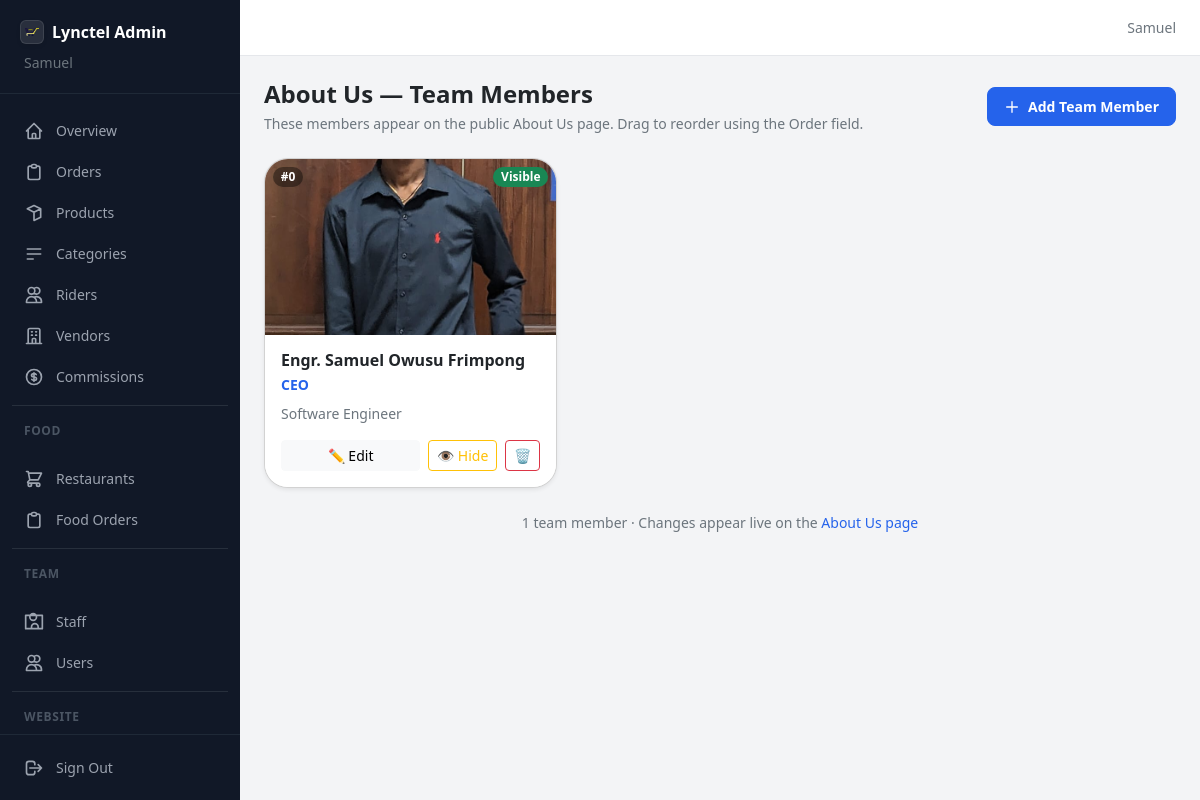
Page /dashboard/team/ (signed in) on the committed database.
### ecommerce/models.py (models this page shows, shortened)
class User(AbstractUser):
    class Role(models.TextChoices):
        CUSTOMER = 'customer', _('Customer')
        ADMIN    = 'admin',    _('Admin')
        STAFF    = 'staff',    _('Staff')
        RIDER    = 'rider',    _('Rider')
        VENDOR   = 'vendor',   _('Vendor')
    uuid = models.UUIDField(
        default=uuid.uuid4,
        unique=True,
        editable=False,
        db_index=True,
    )
    role = models.CharField(
        max_length=20,
        choices=Role.choices,
        default=Role.CUSTOMER,
        db_index=True,
    )
    phone_validator = RegexValidator(
        regex=r'^(?:\+233\d{9}|233\d{9}|0\d{9})$',
        message=_(
            "Enter a valid Ghana phone number. "
            "Example: 0558040216 or +233558040216"
        ),
    )
    phone = models.CharField(
        max_length=15,
        unique=True,
        validators=[phone_validator],
        db_index=True,
        blank=True,
        null=True,
    )
    email = models.EmailField(
        unique=True,
        blank=True,
        null=True,
        default=None,
    )
    profile_pic = models.ImageField(
        upload_to='profiles/',
        blank=True,
        null=True,
    )
    address       = models.TextField(blank=True, null=True)
    city          = models.CharField(max_length=100, blank=True, null=True)
    region        = models.CharField(max_length=100, blank=True, null=True)
    country       = models.CharField(max_length=100, default='Ghana')
    date_of_birth = models.DateField(blank=True, null=True)
    bio           = models.TextField(blank=True, null=True)
    is_verified       = models.BooleanField(default=False)
    is_phone_verified = models.BooleanField(default=False)
    is_email_verified = models.BooleanField(default=False)
    created_at = models.DateTimeField(auto_now_add=True)
    updated_at = models.DateTimeField(auto_now=True)
    last_seen  = models.DateTimeField(blank=True, null=True)
    USERNAME_FIELD  = 'phone'
    REQUIRED_FIELDS = ['username']
    objects         = UserManager()
    class Meta:
        ordering = ['-created_at']
        indexes  = [
            models.Index(fields=['role']),
            models.Index(fields=['phone']),
            models.Index(fields=['created_at']),
        ]

### frontend/models.py (models this page shows, shortened)
class TeamMember(models.Model):
    page = models.ForeignKey(AboutPage, on_delete=models.CASCADE, related_name="team")
    name = models.CharField(max_length=100)
    role = models.CharField(max_length=100)
    bio = models.TextField(blank=True)
    image = models.ImageField(upload_to='team/', blank=True, null=True)
    order = models.PositiveIntegerField(default=0)
    is_active = models.BooleanField(
        default=True,
        help_text="Uncheck to hide this person from the live site without deleting them."
    )
    class Meta:
        ordering = ['order', 'id']

### dashboard/views.py (the view)
# urls.py: path('team/',                  views.team_list,   name='team_list'),
@admin_required
def team_list(request):
    from frontend.models import AboutPage, TeamMember
    page    = AboutPage.get_solo()
    members = TeamMember.objects.filter(page=page).order_by('order', 'id')
    return render(request, 'dashboard/team/list.html', {'members': members, 'page': page})

### templates/dashboard/team/list.html (shortened to what this page needs)
{% extends 'dashboard/base.html' %}
{% load static %}
{% block content %}
<div class="mx-auto" style="max-width: 64rem;">
  <div class="d-flex align-items-center justify-content-between mb-4 flex-wrap gap-3">
    <div>
      <h2 class="fs-4 fw-bold text-dark mb-0">About Us — Team Members</h2>
      <p class="small text-secondary mt-1 mb-0">
        These members appear on the public About Us page. Drag to reorder using the Order field.
      </p>
    </div>
    <a href="{% url 'dashboard:team_add' %}" class="btn btn-brand btn-sm fw-semibold px-3 py-2 rounded-3 d-inline-flex align-items-center gap-2">
      <svg class="icon-4" fill="none" stroke="currentColor" viewBox="0 0 24 24">
        <path stroke-linecap="round" stroke-linejoin="round" stroke-width="2" d="M12 4v16m8-8H4"/>
      </svg>
      Add Team Member
    </a>
  </div>
  {% if not members %}
  <div class="border border-dashed rounded-3 p-5 text-center bg-white">
    <div class="fs-1 mb-3">👥</div>
    <h3 class="text-dark fw-semibold fs-5 mb-2">No team members yet</h3>
    <p class="text-secondary small mb-4">Add your first team member and they'll appear on the About Us page.</p>
    <a href="{% url 'dashboard:team_add' %}" class="btn btn-brand btn-sm fw-semibold px-4 py-2 rounded-3">
      Add First Member
    </a>
  </div>
  {% else %}
  <div class="row row-cols-1 row-cols-sm-2 row-cols-lg-3 g-3">
    {% for member in members %}
    <div class="col">
    <div class="card rounded-3xl shadow-sm overflow-hidden h-100 {% if not member.is_active %}opacity-60{% endif %}">
      <div class="bg-light d-flex align-items-center justify-content-center position-relative overflow-hidden" style="height: 11rem;">
        {% if member.image %}
          <img src="{{ member.image.url }}"
               alt="{{ member.name }}"
               class="w-100 h-100 object-fit-cover">
        {% endif %}
        <span class="badge rounded-pill position-absolute top-0 end-0 m-2
                     {% if member.is_active %}text-bg-success{% else %}text-bg-secondary{% endif %}">
          {% if member.is_active %}Visible{% else %}Hidden{% endif %}
        </span>
        <span class="badge rounded-pill position-absolute top-0 start-0 m-2" style="background: rgba(0,0,0,.4);">
          #{{ member.order }}
        </span>
      </div>
      <div class="card-body p-3">
        <h3 class="fw-bold text-dark fs-6 mb-0">{{ member.name }}</h3>
        <p class="text-brand small fw-semibold mt-1 mb-0">{{ member.role }}</p>
        {% if member.bio %}
          <p class="text-secondary small mt-2 mb-0" style="display:-webkit-box; -webkit-line-clamp:2; -webkit-box-orient:vertical; overflow:hidden;">{{ member.bio }}</p>
        {% endif %}
      </div>
      <div class="card-footer bg-white border-0 px-3 pb-3 pt-0 d-flex align-items-center gap-2">
        <a href="{% url 'dashboard:team_edit' member.pk %}" class="btn btn-sm btn-light flex-fill">
          ✏️ Edit
        </a>
        <form method="post" action="{% url 'dashboard:team_toggle' member.pk %}">
          <button type="submit"
                  class="btn btn-sm {% if member.is_active %}btn-outline-warning{% else %}btn-outline-success{% endif %}"
                  title="{% if member.is_active %}Hide from About page{% else %}Show on About page{% endif %}">
            {% if member.is_active %}👁 Hide{% else %}👁 Show{% endif %}
          </button>
        </form>
        <form method="post" action="{% url 'dashboard:team_delete' member.pk %}"
              onsubmit="return confirm('Remove {{ member.name }} from the team?')">
          <button type="submit" class="btn btn-sm btn-outline-danger">
            🗑
          </button>
        </form>
      </div>
    </div>
    </div>
    {% endfor %}
  </div>
  <p class="small text-secondary mt-4 text-center">
    {{ members.count }} team member{{ members.count|pluralize }} ·
    Changes appear live on the
    <a href="{% url 'frontend:about' %}" target="_blank" class="link-brand">About Us page</a>
  </p>
  {% endif %}
</div>
{% endblock %}

### templates/dashboard/base.html (shortened to what this page needs)
<!DOCTYPE html>
<html lang="en">
<head>
  {% load static %}
  <link href="https://cdn.jsdelivr.net/npm/bootstrap@5.3.3/dist/css/bootstrap.min.css" rel="stylesheet"/>
  <link rel="stylesheet" href="{% static 'css/dashboard-admin.css' %}"/>
</head>
<body class="bg-body-tertiary">
<div class="dash-sidebar" id="sidebar">
  <div class="dash-sidebar-header">
    <a href="{% url 'dashboard:home' %}" class="d-flex align-items-center gap-2 text-decoration-none fw-bold fs-6">
      <img src="{% static 'logo.png' %}"
           alt="Lynctel Logo"
           class="icon-6 rounded object-fit-contain bg-white bg-opacity-10 border border-white border-opacity-10 p-1 shadow-sm">
      <span class="text-white">Lynctel Admin</span>
    </a>
    <p class="small text-secondary mt-2 mb-0 ps-1">{{ request.user.get_full_name }}</p>
  </div>
  <nav class="dash-sidebar-nav">
    {% with request.resolver_match.url_name as url_name %}
    <a href="{% url 'dashboard:home' %}"
       class="dash-nav-link {% if url_name == 'home' %}active{% endif %}">
      <svg class="icon-5" fill="none" stroke="currentColor" viewBox="0 0 24 24">
        <path stroke-linecap="round" stroke-linejoin="round" stroke-width="2"
              d="M3 12l2-2m0 0l7-7 7 7M5 10v10a1 1 0 001 1h3m10-11l2 2m-2-2v10a1 1 0 01-1 1h-3m-6 0a1 1 0 001-1v-4a1 1 0 011-1h2a1 1 0 011 1v4a1 1 0 001 1m-6 0h6"/>
      </svg>
      Overview
    </a>
    <a href="{% url 'dashboard:order_list' %}"
       class="dash-nav-link {% if 'order' in url_name and 'food' not in url_name %}active{% endif %}">
      <svg class="icon-5" fill="none" stroke="currentColor" viewBox="0 0 24 24">
        <path stroke-linecap="round" stroke-linejoin="round" stroke-width="2"
              d="M9 5H7a2 2 0 00-2 2v12a2 2 0 002 2h10a2 2 0 002-2V7a2 2 0 00-2-2h-2M9 5a2 2 0 002 2h2a2 2 0 002-2M9 5a2 2 0 012-2h2a2 2 0 012 2"/>
      </svg>
      Orders
    </a>
    <a href="{% url 'dashboard:product_list' %}"
       class="dash-nav-link {% if 'product' in url_name %}active{% endif %}">
      <svg class="icon-5" fill="none" stroke="currentColor" viewBox="0 0 24 24">
        <path stroke-linecap="round" stroke-linejoin="round" stroke-width="2"
              d="M20 7l-8-4-8 4m16 0l-8 4m8-4v10l-8 4m0-10L4 7m8 4v10"/>
      </svg>
      Products
    </a>
    <a href="{% url 'dashboard:category_list' %}"
       class="dash-nav-link {% if 'category' in url_name %}active{% endif %}">
      <svg class="icon-5" fill="none" stroke="currentColor" viewBox="0 0 24 24">
        <path stroke-linecap="round" stroke-linejoin="round" stroke-width="2" d="M4 6h16M4 12h16M4 18h7"/>
      </svg>
      Categories
    </a>
    <a href="{% url 'dashboard:rider_list' %}"
       class="dash-nav-link {% if 'rider' in url_name %}active{% endif %}">
      <svg class="icon-5" fill="none" stroke="currentColor" viewBox="0 0 24 24">
        <path stroke-linecap="round" stroke-linejoin="round" stroke-width="2"
              d="M12 4.354a4 4 0 110 5.292M15 21H3v-1a6 6 0 0112 0v1zm0 0h6v-1a6 6 0 00-9-5.197M13 7a4 4 0 11-8 0 4 4 0 018 0z"/>
      </svg>
      Riders
    </a>
    <a href="{% url 'dashboard:vendor_list' %}"
       class="dash-nav-link {% if 'vendor' in url_name and 'food' not in url_name and 'commission' not in url_name %}active{% endif %}">
      <svg class="icon-5" fill="none" stroke="currentColor" viewBox="0 0 24 24">
        <path stroke-linecap="round" stroke-linejoin="round" stroke-width="2"
              d="M19 21V5a2 2 0 00-2-2H7a2 2 0 00-2 2v16m14 0h2m-2 0h-5m-9 0H3m2 0h5M9 7h1m-1 4h1m4-4h1m-1 4h1m-5 10v-5a1 1 0 011-1h2a1 1 0 011 1v5m-4 0h4"/>
      </svg>
      Vendors
    </a>
    <a href="{% url 'dashboard:commission_overview' %}"
       class="dash-nav-link {% if 'commission' in url_name %}active{% endif %}">
      Commissions
    </a>
    <hr class="border-secondary my-2 opacity-25"/>
    <p class="dash-nav-section">Food</p>
    <a href="{% url 'dashboard:food_vendor_list' %}"
       class="dash-nav-link {% if 'food_vendor' in url_name %}active{% endif %}">
      <svg class="icon-5" fill="none" stroke="currentColor" viewBox="0 0 24 24">
        <path stroke-linecap="round" stroke-linejoin="round" stroke-width="2"
              d="M3 3h2l.4 2M7 13h10l4-8H5.4M7 13L5.4 5M7 13l-2.293 2.293c-.63.63-.184 1.707.707 1.707H17m0 0a2 2 0 100 4 2 2 0 000-4zm-8 2a2 2 0 11-4 0 2 2 0 014 0z"/>
      </svg>
      Restaurants
    </a>
    <a href="{% url 'dashboard:food_orders' %}"
       class="dash-nav-link {% if 'food_orders' in url_name %}active{% endif %}">
      <svg class="icon-5" fill="none" stroke="currentColor" viewBox="0 0 24 24">
        <path stroke-linecap="round" stroke-linejoin="round" stroke-width="2"
              d="M9 5H7a2 2 0 00-2 2v12a2 2 0 002 2h10a2 2 0 002-2V7a2 2 0 00-2-2h-2M9 5a2 2 0 002 2h2a2 2 0 002-2M9 5a2 2 0 012-2h2a2 2 0 012 2"/>
      </svg>
      Food Orders
    </a>
    <hr class="border-secondary my-2 opacity-25"/>
    <p class="dash-nav-section">Team</p>
    <a href="{% url 'dashboard:staff_list' %}"
       class="dash-nav-link {% if 'staff' in url_name %}active{% endif %}">
      <svg class="icon-5" fill="none" stroke="currentColor" viewBox="0 0 24 24">
        <path stroke-linecap="round" stroke-linejoin="round" stroke-width="2"
              d="M17 20h5V4H2v16h5m10 0v-2a4 4 0 00-8 0v2m8 0H7m4-10a4 4 0 110-8 4 4 0 010 8z"/>
      </svg>
      Staff
    </a>
    <a href="{% url 'dashboard:user_list' %}"
       class="dash-nav-link {% if 'user' in url_name %}active{% endif %}">
      <svg class="icon-5" fill="none" stroke="currentColor" viewBox="0 0 24 24">
        <path stroke-linecap="round" stroke-linejoin="round" stroke-width="2"
              d="M12 4.354a4 4 0 110 5.292M15 21H3v-1a6 6 0 0112 0v1zm0 0h6v-1a6 6 0 00-9-5.197M13 7a4 4 0 11-8 0 4 4 0 018 0z"/>
      </svg>
      Users
    </a>
    <hr class="border-secondary my-2 opacity-25"/>
    <p class="dash-nav-section">Website</p>
    {% endwith %}
  </nav>
  <div class="dash-sidebar-footer">
    <a href="{% url 'accounts:logout' %}" class="dash-nav-link text-danger-hover">
      <svg class="icon-5" fill="none" stroke="currentColor" viewBox="0 0 24 24">
        <path stroke-linecap="round" stroke-linejoin="round" stroke-width="2"
              d="M17 16l4-4m0 0l-4-4m4 4H7m6 4v1a3 3 0 01-3 3H6a3 3 0 01-3-3V7a3 3 0 013-3h4a3 3 0 013 3v1"/>
      </svg>
      Sign Out
    </a>
  </div>
</div>
<div class="dash-content-area">
  <header class="dash-topbar">
    <span class="small text-secondary d-none d-md-block">{{ request.user.get_full_name|default:request.user.phone }}</span>
  </header>
  <main class="dash-main">
    {% block content %}{% endblock %}
  </main>
</div>
</body>
</html>

### rows in the picture
User: user.get_full_name "Samuel"
TeamMember: image (picture), is_active "Visible", order "0", name "Engr. Samuel Owusu Frimpong", role "CEO", bio "Software Engineer"

### other values in the picture
{{ members.count }} "1"
